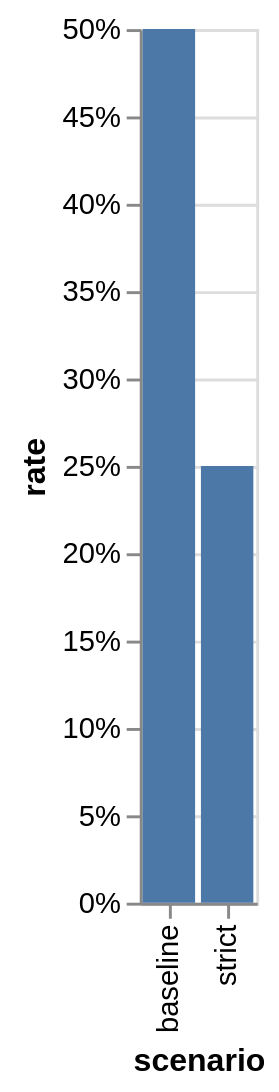

Here is the notebook cell this chart was saved with:
### Code cell
show(result.plots["rate_bars"])

### Figure 1 — Vega-Lite specification as saved in the notebook (floating-point values rounded to 4 significant figures)
{"$schema": "https://vega.github.io/schema/vega-lite/v5.json", "data": {"values": [{"scenario": "baseline", "rate": 0.5}, {"scenario": "strict", "rate": 0.25}]}, "mark": "bar", "encoding": {"x": {"field": "scenario", "sort": null}, "y": {"field": "rate", "type": "quantitative", "axis": {"format": "%"}}, "tooltip": [{"field": "scenario"}, {"field": "rate", "format": ".0%"}]}}
